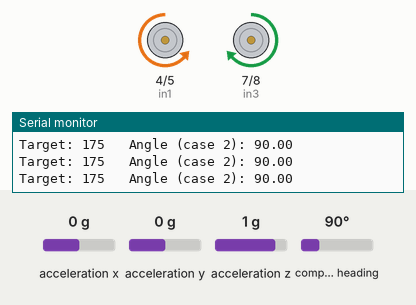
Recording of a sketch running on a simulated Arduino Uno, built with avr-gcc and run on an emulated ATmega328P. Shown: motor-driver pin pairs drawn as motors (green arrow = first pin HIGH = forward, orange = second pin HIGH = backward, longer = more drive, scaled by the enable pin), the last lines printed to the serial monitor. The test bench sets the inputs (shaded band); at power-on: compass heading 90°, acceleration x 0 g, acceleration y 0 g, acceleration z 1 g. At 7.4 s the program stops and its outputs stay as they are.

Above: at 2.2 s.
2.3 s: compass heading set to 170°
5.3 s: compass heading set to 181°
At 6.7 s:
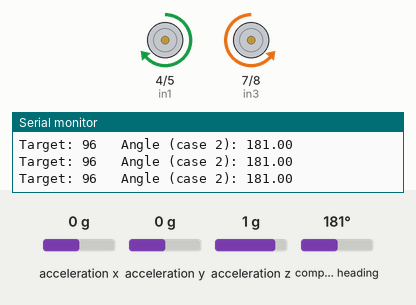
7.3 s: compass heading set to 7°
At 8.0 s:
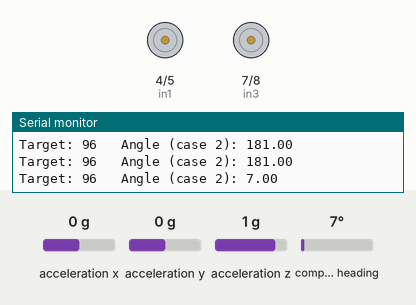
Timing chart, 0 to 8.9 s (numbered marks = the images above; inputs shaded):
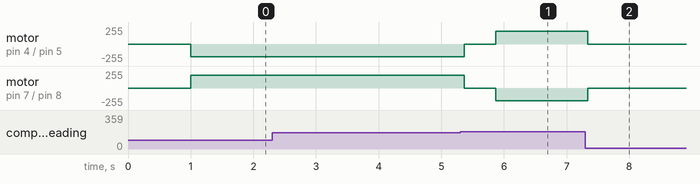

Measured:
- the behaviour switches between 174 and 175° on compass heading (found by bisection; images 0 and 1)
- after the input at 5.3 s, motor on pin 4 (in1) / pin 5 (in2): backward 190/255 → stopped after 0.06 s, → forward 190/255 0.50 s later; motor on pin 7 (in3) / pin 8 (in4): forward 190/255 → stopped after 0.06 s, → backward 190/255 0.50 s later
- after the input at 7.3 s, motor on pin 4 (in1) / pin 5 (in2): forward 190/255 → stopped at once; motor on pin 7 (in3) / pin 8 (in4): backward 190/255 → stopped at once

The sketch:

motor_func_working.ino
```cpp
// IMU Libs
#include <Wire.h>
#include <Adafruit_Sensor.h>
#include <Adafruit_BNO055.h>
#include <utility/imumaths.h>

// Motor Definitoions
// Right Motors
#define in1 4
#define in2 5
#define en1 6

// Left Motors
#define in3 7
#define in4 8
#define en2 9

#define Kp 4
#define Ki 2
#define Kd 0.01

// Motor Vars
int pwm_r = 190;
int pwm_l = 190;

// IMU Vars
Adafruit_BNO055 bno = Adafruit_BNO055(55);
float angle_x = 0, prev_angle_x = 0, target_angle_x = 0;
float error = 0, errorSum = 0;
float sampleTime = 0.05;
unsigned long currTime = 0, prevTime = 0;

void setup(void)
{
  Serial.begin(9600);

  // Motor Setup
  pinMode(in1, OUTPUT);
  pinMode(in2, OUTPUT);
  pinMode(in3, OUTPUT);
  pinMode(in4, OUTPUT);
  pinMode(en1, OUTPUT);
  pinMode(en2, OUTPUT);

  // Initial direction (forwards)
  digitalWrite(in1, HIGH);
  digitalWrite(in2, LOW);
  digitalWrite(in3, HIGH);
  digitalWrite(in4, LOW);

  /* Initialise the sensor */
  if(!bno.begin())
  {
    /* There was a problem detecting the BNO055 ... check your connections */
    Serial.print("Ooops, no BNO055 detected ... Check your wiring or I2C ADDR!");
    while(1);
  }

  delay(1000);

  bno.setExtCrystalUse(true);
}

void stopMotors()
{
  analogWrite(en1, 0);
  analogWrite(en2, 0);
}

/*
 *  bool dir 0 goes forwards, 1 goes backwards
 */
void goStraight(int dir, int counter)
{
  if (dir == 0)
  {
    digitalWrite(in1, HIGH);
    digitalWrite(in2, LOW);
    digitalWrite(in3, HIGH);
    digitalWrite(in4, LOW);
  }
  else if (dir == 1)
  {
    digitalWrite(in1, LOW);
    digitalWrite(in2, HIGH);
    digitalWrite(in3, LOW);
    digitalWrite(in4, HIGH);
  }


  for (int i = 0; i < counter; i++)
  {
    currTime = millis();
    sampleTime = (currTime - prevTime)/1000.0;
    prevTime = currTime;

    // Motor Movement
    analogWrite(en1,pwm_r);
    analogWrite(en2,pwm_l);

    // IMU Data
    imu::Vector<3> euler = bno.getVector(Adafruit_BNO055::VECTOR_EULER);

    angle_x = euler.x();

    // Note: Clockwise is +ive
    error = angle_x - target_angle_x;

    // Condition if angle shifts from 0 to -359...
    if (error > 300) {error = error - 360;}
    if (error < -300) {error = error + 360;}

    errorSum = errorSum + error;
    errorSum = constrain(errorSum, -300, 300);

    pwm_r = pwm_r + ((Kp*error) + (Ki*errorSum*sampleTime) - (Kd*(angle_x - prev_angle_x)/sampleTime));
    pwm_l = pwm_l - ((Kp*error) + (Ki*errorSum*sampleTime) - (Kd*(angle_x - prev_angle_x)/sampleTime));

    prev_angle_x = angle_x;

    pwm_r = constrain(pwm_r, -255, 255);
    pwm_l = constrain(pwm_l, -255, 255);

    delay(50);
  }

  stopMotors();

}

/*
 * bool dir:  0 is clockwise, 1 is counter-clockwise
 */
void turnAngle(bool dir, unsigned int target_angle)
{
  // Did this so I can make angle negative but no one is allowed to input target_angle to be negative
  int angle = target_angle;

  // Calibration
  angle = angle - 5;  // Accounts for the momentum to stop
  imu::Vector<3> euler = bno.getVector(Adafruit_BNO055::VECTOR_EULER);
  angle_x = euler.x();

  // Setting Direction
  if (dir == 0)
  {
    angle = angle_x + angle;
    // Check for > 359
    if (angle > 359) {angle = angle - 360;}

    digitalWrite(in1, LOW);
    digitalWrite(in2, HIGH);
    digitalWrite(in3, HIGH);
    digitalWrite(in4, LOW);

    analogWrite(en1, pwm_r);
    analogWrite(en2, pwm_l);

    // For example, from 350 to 80 when going positive direction, go from 350 to 360, then 360=0, then 0 to 80 later
    while (angle_x - angle > 0)
    {
      imu::Vector<3> euler = bno.getVector(Adafruit_BNO055::VECTOR_EULER);
      angle_x = euler.x();

      Serial.print("Target: ");
      Serial.print(angle);
      Serial.print("   ");
      Serial.print("Angle (case 1): ");
      Serial.println(angle_x);
    }

    while (angle_x < angle)
    {
      imu::Vector<3> euler = bno.getVector(Adafruit_BNO055::VECTOR_EULER);
      angle_x = euler.x();

      Serial.print("Target: ");
      Serial.print(angle);
      Serial.print("   ");
      Serial.print("Angle (case 2): ");
      Serial.println(angle_x);
    }
  }

  else if (dir == 1)
  {
    angle = angle_x - angle;
    // Check for < 0
    if (angle < 0) {angle = angle + 360;}

    digitalWrite(in1, HIGH);
    digitalWrite(in2, LOW);
    digitalWrite(in3, LOW);
    digitalWrite(in4, HIGH);

    analogWrite(en1, pwm_r);
    analogWrite(en2, pwm_l);

    // For example, from 80 to 350 when going negative direction, go from 80 to 0, then 0=360, then 360 to 350 later
    while (angle_x - angle < 0)
    {
      imu::Vector<3> euler = bno.getVector(Adafruit_BNO055::VECTOR_EULER);
      angle_x = euler.x();

      Serial.print("Target: ");
      Serial.print(angle);
      Serial.print("   ");
      Serial.print("Angle (case 1): ");
      Serial.println(angle_x);
    }

    while (angle_x > angle)
    {
      imu::Vector<3> euler = bno.getVector(Adafruit_BNO055::VECTOR_EULER);
      angle_x = euler.x();

      Serial.print("Target: ");
      Serial.print(angle);
      Serial.print("   ");
      Serial.print("Angle (case 2): ");
      Serial.println(angle_x);
    }
  }

  stopMotors();

}

void loop(void)
{
  // Move forward 5 sec
//  goStraight(0, 100);

//  delay(500);

  turnAngle(0, 90);

//  delay(500);

  // Move backward 5 sec
//  goStraight(1, 100);

  delay(500);

  turnAngle(1, 90);

  while(true);
}
```
